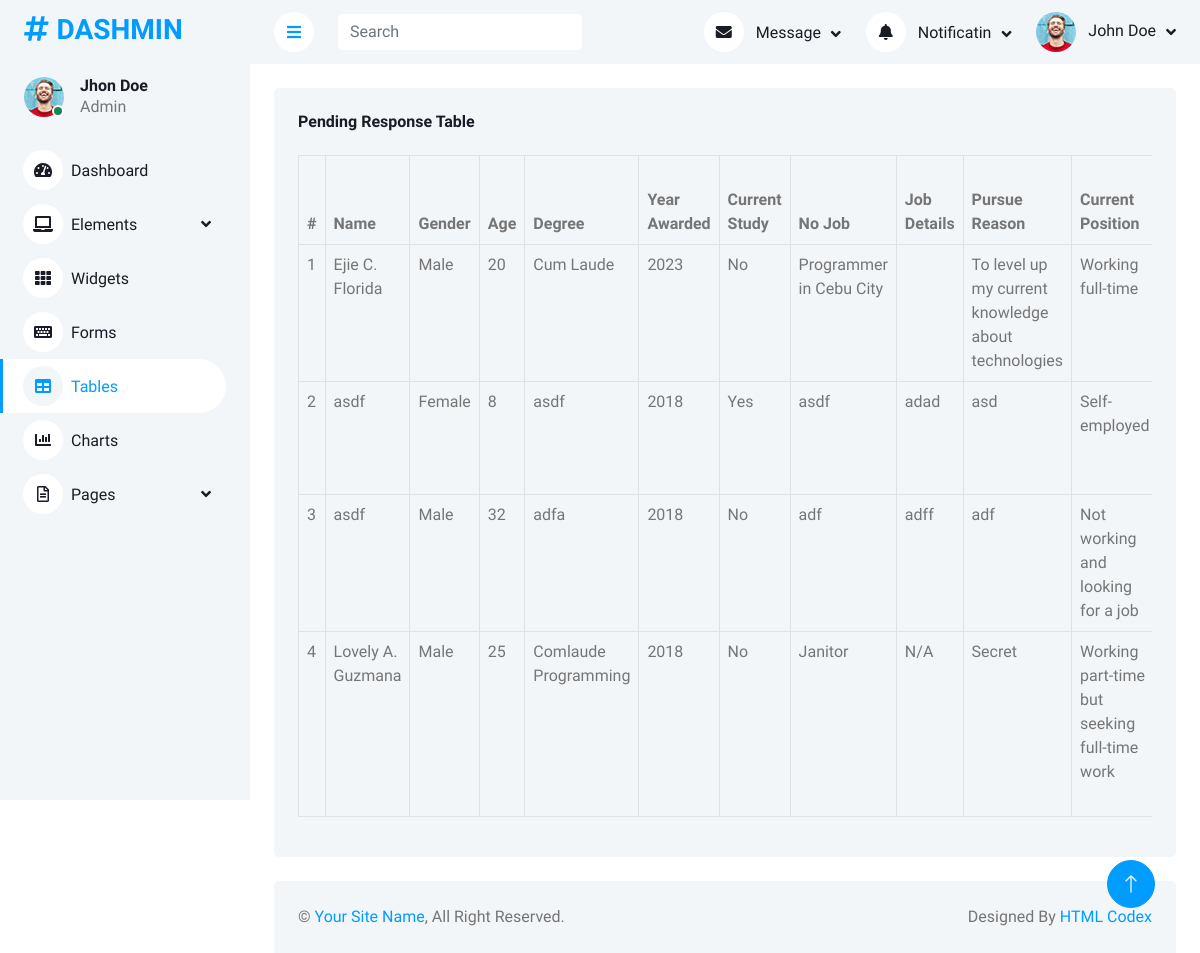
Screenshot of /php_files/pending_response.php with the database file from the repository.
### tables this page shows
CREATE TABLE `l_study_response` (
  `id` int(11) NOT NULL,
  `choose_school` varchar(255) NOT NULL,
  `name` varchar(255) NOT NULL,
  `sex` varchar(10) DEFAULT NULL,
  `age` int(3) DEFAULT NULL,
  `degree` varchar(255) DEFAULT NULL,
  `year_awarded` year(4) DEFAULT NULL,
  `current_study` text DEFAULT NULL,
  `if_no_jobs` text DEFAULT NULL,
  `if_yes_details` text DEFAULT NULL,
  `pursue_reasons` text DEFAULT NULL,
  `current_position` text DEFAULT NULL,
  `other_position` text DEFAULT NULL,
  `time_to_job` text DEFAULT NULL,
  `time_gap` text DEFAULT NULL,
  `employment_history` text DEFAULT NULL,
  `job_info_source` text DEFAULT NULL,
  `other_job_info` varchar(255) DEFAULT NULL,
  `job_qualifications` text DEFAULT NULL,
  `gross_salary` varchar(50) DEFAULT NULL,
  `job_benefits` text DEFAULT NULL,
  `work_location` varchar(255) DEFAULT NULL,
  `num_employees` varchar(50) DEFAULT NULL,
  `work_nature` varchar(255) DEFAULT NULL,
  `other_work_nature_text` text DEFAULT NULL,
  `proof_image` varchar(255) DEFAULT NULL,
  `job_problem` varchar(255) DEFAULT NULL,
  `problem_elaboration` text DEFAULT NULL,
  `self_employed_reason` text DEFAULT NULL,
  `knowledge_enhance` text DEFAULT NULL,
  `problem_solving` text DEFAULT NULL,
  `research_skills` text DEFAULT NULL,
  `learning_efficiency` text DEFAULT NULL,
  `communication_skills` text DEFAULT NULL,
  `more_inclined` text DEFAULT NULL,
  `team_spirit` text DEFAULT NULL,
  `job_relevance` varchar(255) DEFAULT NULL,
  `applied_course` varchar(255) DEFAULT NULL,
  `possible_reasons` varchar(255) DEFAULT NULL,
  `other_reasons` text DEFAULT NULL,
  `present_job` varchar(255) DEFAULT NULL,
  `other_job` text DEFAULT NULL,
  `range_module` text DEFAULT NULL,
  `optional_module` text DEFAULT NULL,
  `relevance` text DEFAULT NULL,
  `worlkload` text DEFAULT NULL,
  `solving` text DEFAULT NULL,
  `learning` text DEFAULT NULL,
  `placement` text DEFAULT NULL,
  `environment` text DEFAULT NULL,
  `quality` text DEFAULT NULL,
  `job_satisfaction` varchar(255) DEFAULT NULL,
  `job_stay` varchar(255) DEFAULT NULL,
  `stay_other_text` text DEFAULT NULL,
  `status` text DEFAULT NULL,
  `created_at` timestamp NOT NULL DEFAULT current_timestamp()
);

### php_files/pending_response.php (the view, shortened to what this page needs)
<?php
include '../connection/conn.php';
?>
<!DOCTYPE html>
<html lang="en">
<head>
    <link href="https://cdnjs.cloudflare.com/ajax/libs/font-awesome/5.10.0/css/all.min.css" rel="stylesheet">
    <link href="https://cdn.jsdelivr.net/npm/bootstrap-icons@1.4.1/font/bootstrap-icons.css" rel="stylesheet">
    <link href="../template/lib/owlcarousel/assets/owl.carousel.min.css" rel="stylesheet">
    <link href="../template/lib/tempusdominus/css/tempusdominus-bootstrap-4.min.css" rel="stylesheet" />
    <link href="../template/css/bootstrap.min.css" rel="stylesheet">
    <link href="../template/css/style.css" rel="stylesheet">
</head>
<body>
    <div class="container-xxl position-relative bg-white d-flex p-0">
        <div class="sidebar pe-4 pb-3">
            <nav class="navbar bg-light navbar-light">
                <a href="index.html" class="navbar-brand mx-4 mb-3">
                    <h3 class="text-primary"><i class="fa fa-hashtag me-2"></i>DASHMIN</h3>
                </a>
                <div class="d-flex align-items-center ms-4 mb-4">
                    <div class="position-relative">
                        <img class="rounded-circle" src="../template/img/user.jpg" alt="" style="width: 40px; height: 40px;">
                        <div class="bg-success rounded-circle border border-2 border-white position-absolute end-0 bottom-0 p-1"></div>
                    </div>
                    <div class="ms-3">
                        <h6 class="mb-0">Jhon Doe</h6>
                        <span>Admin</span>
                    </div>
                </div>
                <div class="navbar-nav w-100">
                    <a href="index.html" class="nav-item nav-link"><i class="fa fa-tachometer-alt me-2"></i>Dashboard</a>
                    <div class="nav-item dropdown">
                        <a href="#" class="nav-link dropdown-toggle" data-bs-toggle="dropdown"><i class="fa fa-laptop me-2"></i>Elements</a>
                    </div>
                    <a href="widget.html" class="nav-item nav-link"><i class="fa fa-th me-2"></i>Widgets</a>
                    <a href="form.html" class="nav-item nav-link"><i class="fa fa-keyboard me-2"></i>Forms</a>
                    <a href="table.html" class="nav-item nav-link active"><i class="fa fa-table me-2"></i>Tables</a>
                    <a href="chart.html" class="nav-item nav-link"><i class="fa fa-chart-bar me-2"></i>Charts</a>
                    <div class="nav-item dropdown">
                        <a href="#" class="nav-link dropdown-toggle" data-bs-toggle="dropdown"><i class="far fa-file-alt me-2"></i>Pages</a>
                    </div>
                </div>
            </nav>
        </div>
        <div class="content">
            <nav class="navbar navbar-expand bg-light navbar-light sticky-top px-4 py-0">
                <a href="#" class="sidebar-toggler flex-shrink-0">
                    <i class="fa fa-bars"></i>
                </a>
                <form class="d-none d-md-flex ms-4">
                    <input class="form-control border-0" type="search" placeholder="Search">
                </form>
                <div class="navbar-nav align-items-center ms-auto">
                    <div class="nav-item dropdown">
                        <a href="#" class="nav-link dropdown-toggle" data-bs-toggle="dropdown">
                            <i class="fa fa-envelope me-lg-2"></i>
                            <span class="d-none d-lg-inline-flex">Message</span>
                        </a>
                    </div>
                    <div class="nav-item dropdown">
                        <a href="#" class="nav-link dropdown-toggle" data-bs-toggle="dropdown">
                            <i class="fa fa-bell me-lg-2"></i>
                            <span class="d-none d-lg-inline-flex">Notificatin</span>
                        </a>
                    </div>
                    <div class="nav-item dropdown">
                        <a href="#" class="nav-link dropdown-toggle" data-bs-toggle="dropdown">
                            <img class="rounded-circle me-lg-2" src="../template/img/user.jpg" alt="" style="width: 40px; height: 40px;">
                            <span class="d-none d-lg-inline-flex">John Doe</span>
                        </a>
                    </div>
                </div>
            </nav>
            <div class="container-fluid pt-4 px-4">
                <div class="col-12">
                    <div class="bg-light rounded h-100 p-4">
                        <h6 class="mb-4">Pending Response Table</h6>
                        <div class="table-responsive">
                            <table class="table table-bordered">
                                <thead>
                                    <tr>
                                        <th scope="col">#</th>
                                        <th scope="col">Name</th>
                                        <th scope="col">Gender</th>
                                        <th scope="col">Age</th>
                                        <th scope="col">Degree</th>
                                        <th scope="col">Year Awarded</th>
                                        <th scope="col">Current Study</th>
                                        <th scope="col">No Job</th>
                                        <th scope="col">Job Details</th>
                                        <th scope="col">Pursue Reason</th>
                                        <th scope="col">Current Position</th>
                                    </tr>
                                </thead>
                                <tbody>
                                    <?php
                                    $sql = "SELECT * FROM l_study_response WHERE status = 'pending' ORDER BY id DESC";
                                    $result = $conn->query($sql);
                                    if ($result->num_rows > 0) {
                                        $count = 1;
                                        while ($row = $result->fetch_assoc()) {
                                            echo "<tr>";
                                            echo "<td>" . $count . "</td>";
                                            echo "<td>" . $row['name'] . "</td>";
                                            echo "<td>" . $row['sex'] . "</td>";
                                            echo "<td>" . $row['age'] . "</td>";
                                            echo "<td>" . $row['degree'] . "</td>";
                                            echo "<td>" . $row['year_awarded'] . "</td>";
                                            echo "<td>" . $row['current_study'] . "</td>";
                                            echo "<td>" . $row['if_no_jobs'] . "</td>";
                                            echo "<td>" . $row['if_yes_details'] . "</td>";
                                            echo "<td>" . $row['pursue_reasons'] . "</td>";
                                            echo "<td>" . $row['current_position'] . "</td>";
                                            echo "</tr>";
                                            $count++;
                                        }
                                    } else {
                                        echo "<tr><td colspan='54' class='text-center text-danger'>No results found</td></tr>";
                                    }
                                    ?>
                                </tbody>
                            </table>
                        </div>
                    </div>
                </div>
            </div>
            <div class="container-fluid pt-4 px-4">
                <div class="bg-light rounded-top p-4">
                    <div class="row">
                        <div class="col-12 col-sm-6 text-center text-sm-start">
                            &copy; <a href="#">Your Site Name</a>, All Right Reserved.
                        </div>
                        <div class="col-12 col-sm-6 text-center text-sm-end">
                            Designed By <a href="https://htmlcodex.com">HTML Codex</a>
                        </div>
                    </div>
                </div>
            </div>
        </div>
        <a href="#" class="btn btn-lg btn-primary btn-lg-square back-to-top"><i class="bi bi-arrow-up"></i></a>
    </div>
</body>
</html>

### template/css/style.css (style rules this page uses)
:root { --primary: #009CFF; --light: #F3F6F9; --dark: #191C24; }
.back-to-top { position: fixed; display: none; right: 45px; bottom: 45px; z-index: 99; }
.btn { transition: .5s; }
.btn.btn-primary { color: #FFFFFF; }
.btn-lg-square { width: 48px; height: 48px; }
.btn-square, .btn-sm-square, .btn-lg-square { padding: 0; display: inline-flex; align-items: center; justify-content: center; font-weight: normal; border-radius: 50px; }
.sidebar { position: fixed; top: 0; left: 0; bottom: 0; width: 250px; height: 100vh; overflow-y: auto; background: var(--light); transition: 0.5s; z-index: 999; }
.content { margin-left: 250px; min-height: 100vh; background: #FFFFFF; transition: 0.5s; }
@media (min-width: 992px) { .sidebar { margin-left: 0; } }
@media (min-width: 992px) { .content { width: calc(100% - 250px); } }
.sidebar .navbar .navbar-nav .nav-link { padding: 7px 20px; color: var(--dark); font-weight: 500; border-left: 3px solid var(--light); border-radius: 0 30px 30px 0; outline: none; }
.sidebar .navbar .navbar-nav .nav-link:hover, .sidebar .navbar .navbar-nav .nav-link.active { color: var(--primary); background: #FFFFFF; border-color: var(--primary); }
.sidebar .navbar .navbar-nav .nav-link i { width: 40px; height: 40px; display: inline-flex; align-items: center; justify-content: center; background: #FFFFFF; border-radius: 40px; }
.sidebar .navbar .navbar-nav .nav-link:hover i, .sidebar .navbar .navbar-nav .nav-link.active i { background: var(--light); }
.sidebar .navbar .dropdown-toggle::after { position: absolute; top: 15px; right: 15px; border: none; content: "\f107"; font-family: "Font Awesome 5 Free"; font-weight: 900; transition: .5s; }
.content .navbar .navbar-nav .nav-link { margin-left: 25px; padding: 12px 0; color: var(--dark); outline: none; }
.content .navbar .sidebar-toggler, .content .navbar .navbar-nav .nav-link i { width: 40px; height: 40px; display: inline-flex; align-items: center; justify-content: center; background: #FFFFFF; border-radius: 40px; }
.content .navbar .dropdown-toggle::after { margin-left: 6px; vertical-align: middle; border: none; content: "\f107"; font-family: "Font Awesome 5 Free"; font-weight: 900; transition: .5s; }

### rows the page displays
l_study_response: name "Ejie C. Florida", sex "Male", age "20", degree "Cum Laude", year_awarded "2023", current_study "No", if_no_jobs "Programmer in Cebu City", pursue_reasons "To level up my current knowledge about technologies", current_position "Working full-time"
l_study_response: name "asdf", sex "Female", age "8", degree "asdf", year_awarded "2018", current_study "Yes", if_no_jobs "asdf", if_yes_details "adad", pursue_reasons "asd", current_position "Self-employed"
l_study_response: name "asdf", sex "Male", age "32", degree "adfa", year_awarded "2018", current_study "No", if_no_jobs "adf", if_yes_details "adff", pursue_reasons "adf", current_position "Not working and looking for a job"
l_study_response: name "Lovely A. Guzmana", sex "Male", age "25", degree "Comlaude Programming", year_awarded "2018", current_study "No", if_no_jobs "Janitor", if_yes_details "N/A", pursue_reasons "Secret", current_position "Working part-time but seeking full-time work"
